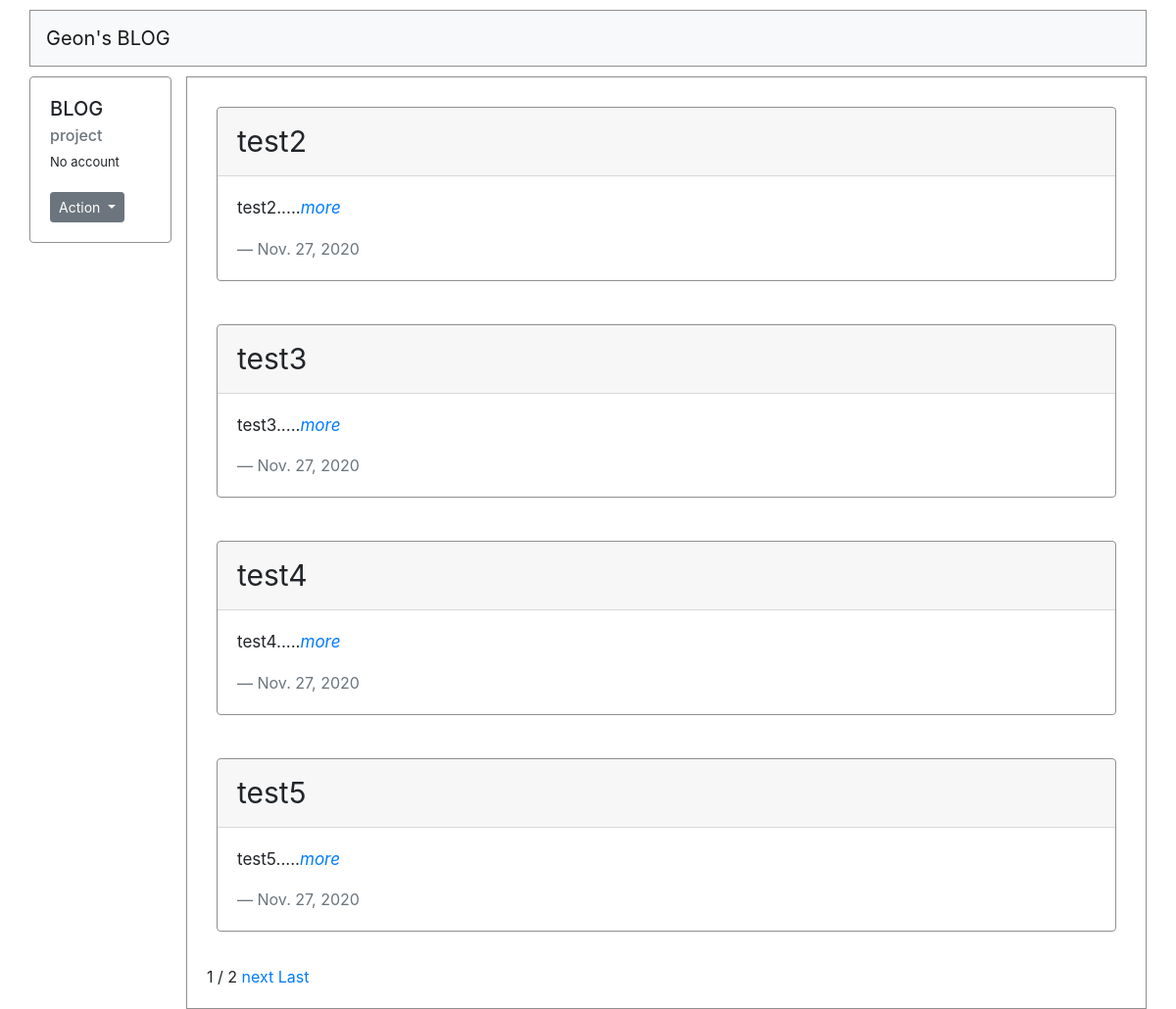
The page / on the database its author committed.
### blog/models.py (models this page shows, shortened)
class Blog(models.Model):
    title = models.CharField(max_length = 200)
    pub_date = models.DateField('date published')
    body = models.TextField()
    def summary(self):
        return self.body[:30]

### blog/views.py (the view)
# urls.py: 2. Add a URL to urlpatterns:  path('', views.home, name='home')
def home(request):
    blogs = Blog.objects
    blog_list = Blog.objects.all()
    paginator = Paginator(blog_list, 4)
    page = request.GET.get('page')
    posts = paginator.get_page(page)
    return render(request, 'blog/home.html', {'blogs':blogs, 'posts':posts})

### blog/templates/blog/home.html (shortened to what this page needs)
{% extends 'base.html' %}
{% load static %}
{% block content %}
{% for blog in posts %}
    <div class="card home-card">
        <div class="card-header" style="font-size:30px">
            {{blog.title}}
        </div>
        <div class="card-body">
            <blockquote class="blockquote mb-0">
            <p style="font-size:17px">{{blog.summary}}.....<a href="{% url 'detail' blog.id %}"><cite title="Source Title">more</cite></a></p>
            <footer class="blockquote-footer">{{blog.pub_date}} </footer>
            </blockquote>
        </div>
    </div>
    <br>
{%endfor%}
<span>{{posts.number}}</span>
<span>/</span>
<span>{{posts.paginator.num_pages}}</span>
{% if posts.has_next %}
<a href="?page={{posts.next_page_number}}">next</a>
<a href="?page={{posts.paginator.num_pages}}">Last</a>
{% endif %}
{% endblock %}

### blog/static/css/main_style.css (style rules this page uses)
.home-card { border-color: rgb(143, 143, 143); margin:10px; }

### rows shown on the page
Blog: title "test2", summary "test2", pub_date "Nov. 27, 2020"
Blog: title "test3", summary "test3", pub_date "Nov. 27, 2020"
Blog: title "test4", summary "test4", pub_date "Nov. 27, 2020"
Blog: title "test5", summary "test5", pub_date "Nov. 27, 2020"

### other values the page prints
{{ posts.number }} "1"
{{ posts.paginator.num_pages }} "2"
